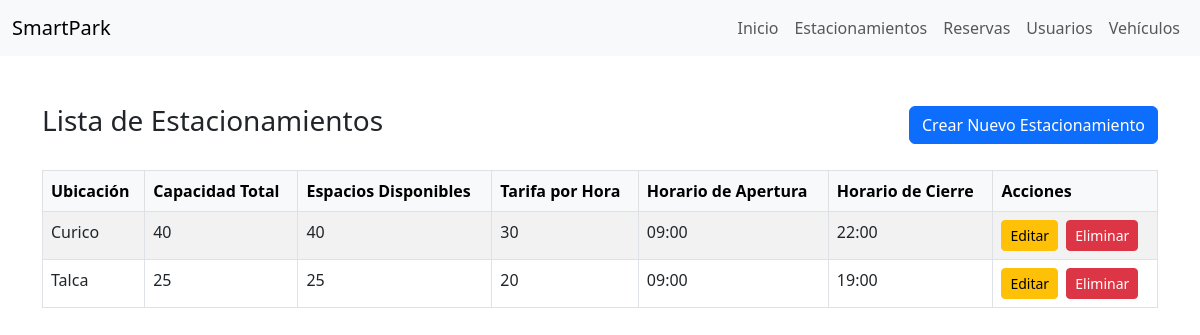
/estacionamientos/, run on the app's committed database.
### estacionamientos/models.py (models this page shows)
class Estacionamiento(models.Model):
    id_estacionamiento = models.AutoField(primary_key=True)
    ubicacion = models.CharField(max_length=100)
    capacidad_total = models.IntegerField()
    espacios_disponibles = models.IntegerField()
    tarifa_hora = models.IntegerField()
    horario_apertura = models.TimeField()
    horario_cierre = models.TimeField()

### estacionamientos/views.py (the view)
# urls.py: path('', views.lista_estacionamientos, name='lista_estacionamientos'),
def lista_estacionamientos(request):
    estacionamientos = Estacionamiento.objects.all()
    return render(request, 'estacionamientos/lista_estacionamientos.html', {'estacionamientos': estacionamientos})

### estacionamientos/templates/estacionamientos/lista_estacionamientos.html (shortened to what this page needs)
<!DOCTYPE html>
<html lang="en">
<head>
    <link href="https://cdn.jsdelivr.net/npm/bootstrap@5.3.0/dist/css/bootstrap.min.css" rel="stylesheet">
</head>
<body>
    <nav class="navbar navbar-expand-lg navbar-light bg-light">
        <div class="container-fluid">
            <a class="navbar-brand" href="#">SmartPark</a>
            <div class="collapse navbar-collapse" id="navbarNav">
                <ul class="navbar-nav ms-auto">
                    <li class="nav-item">
                        <a class="nav-link" href="{% url 'home' %}">Inicio</a>
                    </li>
                    <li class="nav-item">
                        <a class="nav-link" href="{% url 'lista_estacionamientos' %}">Estacionamientos</a>
                    </li>
                    <li class="nav-item">
                        <a class="nav-link" href="{% url 'lista_reservas' %}">Reservas</a>
                    </li>
                    <li class="nav-item">
                        <a class="nav-link" href="{% url 'lista_usuarios' %}">Usuarios</a>
                    </li>
                    <li class="nav-item">
                        <a class="nav-link" href="{% url 'lista_vehiculos' %}">Vehículos</a>
                    </li>
                </ul>
            </div>
        </div>
    </nav>
    <div class="container mt-5">
        <div class="d-flex justify-content-between align-items-center mb-4">
            <h1 class="h3">Lista de Estacionamientos</h1>
            <a href="{% url 'crear_estacionamiento' %}" class="btn btn-primary">Crear Nuevo Estacionamiento</a>
        </div>
        <div class="table-responsive">
            <table class="table table-bordered table-striped table-hover">
                <thead class="table-light">
                    <tr>
                        <th>Ubicación</th>
                        <th>Capacidad Total</th>
                        <th>Espacios Disponibles</th>
                        <th>Tarifa por Hora</th>
                        <th>Horario de Apertura</th>
                        <th>Horario de Cierre</th>
                        <th>Acciones</th>
                    </tr>
                </thead>
                <tbody>
                    {% for estacionamiento in estacionamientos %}
                    <tr>
                        <td>{{ estacionamiento.ubicacion }}</td>
                        <td>{{ estacionamiento.capacidad_total }}</td>
                        <td>{{ estacionamiento.espacios_disponibles }}</td>
                        <td>{{ estacionamiento.tarifa_hora }}</td>
                        <td>{{ estacionamiento.horario_apertura }}</td>
                        <td>{{ estacionamiento.horario_cierre }}</td>
                        <td>
                            <a href="{% url 'editar_estacionamiento' estacionamiento.pk %}" class="btn btn-warning btn-sm me-1">Editar</a>
                            <a href="{% url 'borrar_estacionamiento' estacionamiento.pk %}" class="btn btn-danger btn-sm">Eliminar</a>
                        </td>
                    </tr>
                    {% empty %}
                    <tr>
                        <td colspan="7" class="text-center">No hay estacionamientos disponibles.</td>
                    </tr>
                    {% endfor %}
                </tbody>
            </table>
        </div>
    </div>
</body>
</html>

### data on the page
Estacionamiento: ubicacion "Curico", capacidad_total "40", espacios_disponibles "40", tarifa_hora "30", horario_apertura "09:00", horario_cierre "22:00"
Estacionamiento: ubicacion "Talca", capacidad_total "25", espacios_disponibles "25", tarifa_hora "20", horario_apertura "09:00", horario_cierre "19:00"
